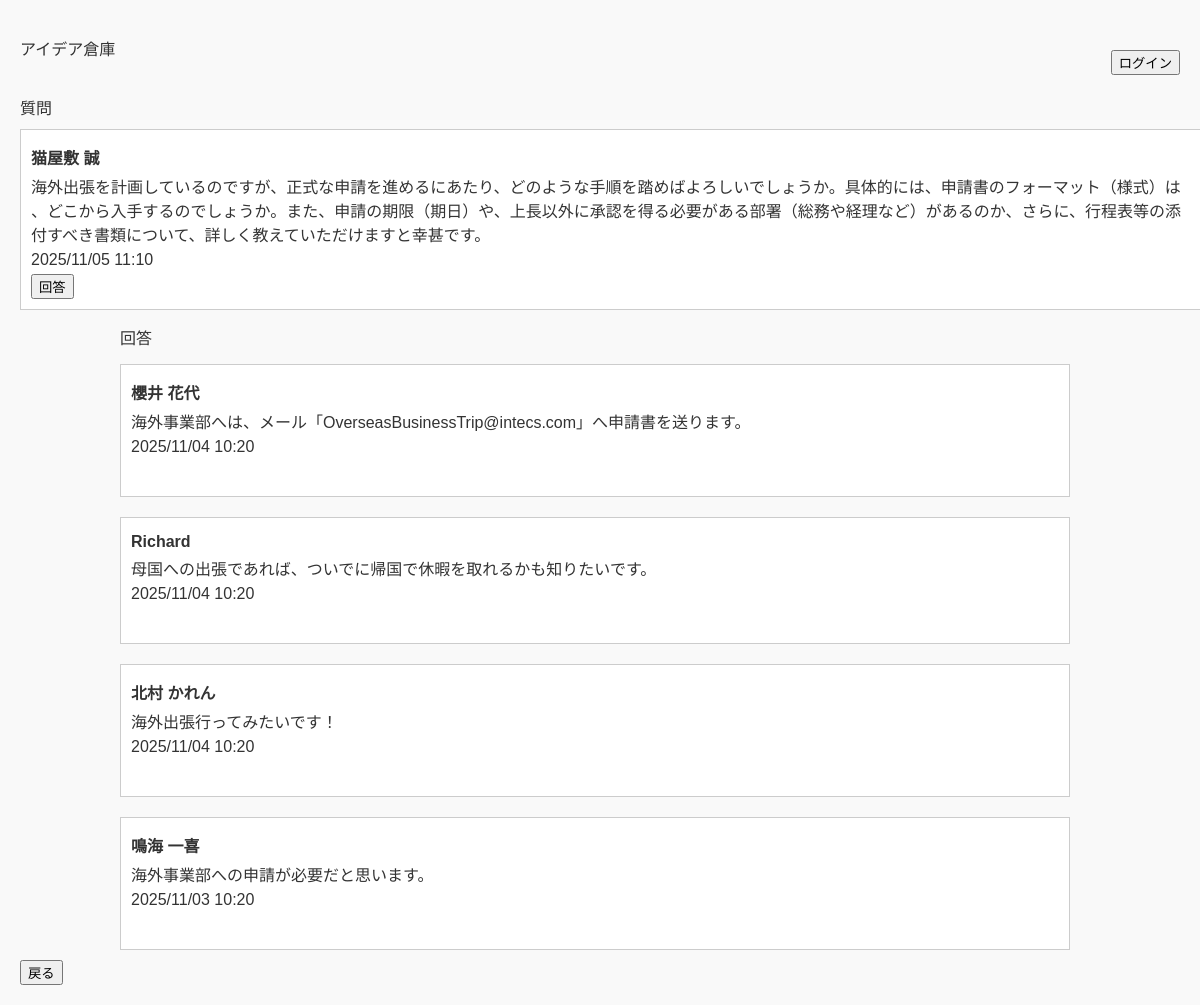
The app's page /pages/detail.php?id=2 with its own data.
### tables this page shows
create table question(
    id int auto_increment primary key,
    userId int not null,
    question varchar(256) not null,
    date DATETIME not null,
    deleteFlg TINYINT(1) not null,
    FOREIGN KEY(userId) REFERENCES user(id)
);

create table user(
    id int auto_increment primary key,
    loginId varchar(10) not null UNIQUE,
    CHECK (CHAR_LENGTH(loginId) >= 8),
    password varchar(20) not null UNIQUE,
    CHECK (CHAR_LENGTH(password) >= 6),
    name varchar(10) not null
);

create table answer(
    id bigint auto_increment primary key,
    questionId int not null,
    userId int not null,
    answer varchar(256) not null,
    date DATETIME not null,
    deleteFlg TINYINT(1) not null,
    FOREIGN KEY(questionId) REFERENCES question(id),
    FOREIGN KEY(userId) REFERENCES user(id)
);

### pages/detail.php (the view, shortened to what this page needs)
<?php session_start();
require '../assets/header.php';
require '../db/connect.php';
?>
    <div class="header">
    <a href="questions.php" name="left-area">アイデア倉庫</a>
    <?php
    echo '<div class="right-area">';
    echo '<form action="../index.php" method="post">';
    if(isset($_SESSION['user'])){
    echo '<input type="submit" value="ログアウト">';
    } else {
    echo '<input type="submit" value="ログイン">';
    }
    echo '</form>';
    echo '</div>';
    echo '</div>';
    ?>
    <?php
    $questionId = $_GET['id'];
    if (isset($pdo) ?? $pdo instanceof PDO) {
    $stmt= $pdo->prepare('SELECT question.id, question.userId, question.question, question.date, question.deleteflg,
    user.name FROM question INNER JOIN user ON question.userId = user.id WHERE question.id=? AND question.deleteflg=0;');
    $stmt->execute([$questionId]);
    $question = $stmt->fetch(PDO::FETCH_ASSOC);
    if (isset($question['id']) && $question['deleteflg'] == 0) {
    echo '<p>質問</p>';
    echo '<div class="box">';
    echo '<p>' ,'<strong>', htmlspecialchars($question['name']) ,'</strong>', '</p>';
    echo '<p>' , htmlspecialchars($question['question']) , '</p>';
    echo '<p>' , date('Y/m/d H:i', strtotime($question['date'])) , '</p>';
    $questionId = $question['id'];
    echo '<form action="answer.php" method="get">';
    echo '<input type="submit" value="回答">';
    echo '</form>';
    echo '</div>';
    ?>
    <?php
    $stmt= $pdo->prepare('SELECT answer.userId, answer.id, answer.questionId, answer.answer, answer.date, user.name FROM answer INNER JOIN user ON answer.userId = user.id WHERE questionId = ? AND answer.deleteflg = 0 ORDER BY answer.date DESC');
    $stmt->execute([$questionId]);
    $answers = $stmt->fetchall(PDO::FETCH_ASSOC);
    echo '<div class="container">';
    echo '<p>回答</p>';
    foreach ($answers as $answer) {
    echo '<div class="box answer">';
    echo '<p>', '<strong>', htmlspecialchars($answer['name']),'</strong>' ,'</p>';
    echo '<p>
    ', htmlspecialchars($answer['answer']), '</p>';
    echo '<p>', date('Y/m/d H:i',strtotime($answer['date'])), '</p>';
    echo '</div>';
    }
    echo '</div>';
    } else {
    echo '質問を選択してください';
    }
    }
    ?>
    <form action="questions.php" method="get">
    <input type="submit" value="戻る">
    </form>
    <?php require "../assets/footer.php"?>

### assets/style.css (style rules this page uses)
body { font-family: sans-serif; background-color: #f9f9f9; margin: 20px; color: #333; max-width: 1200px; }
.box { width: 100%; border: 1px solid #ccc; padding: 10px; margin: 10px 0; background-color: #fff; word-break: break-all; overflow-wrap: break-word; white-space: normal; line-break: anywhere; hanging-punctuation: none; }
.answer { margin-left: 0px; }
p { margin: 5px 0; }
a, a:link, a:visited, a:hover, a:active { color: #333; text-decoration: none; }
form { width: 100%; }
.header { display: flex; flex-direction: row; justify-content: space-between; align-items: center; margin-bottom: 20px; width: 100%; box-sizing: border-box; }
.right-area { margin-top: 30px; display: flex; flex-direction: row; gap: 10px; align-items: center; }
.right-area form { display: inline-block; margin: 0; }
.container { width: 80%; display: flex; flex-direction: column; justify-content: center; margin-left: 100px; word-break: break-all; }

### records on screen
question: userId.name "猫屋敷 誠", question "海外出張を計画しているのですが、正式な申請を進めるにあたり、どのような手順を踏めばよろしいでしょうか。具体的には、申請書のフォーマット（様式）は、どこから入手するのでしょうか。また、申請の期限（期日）や、上長以外に承認を得る必要がある部署（総務や経理など）があるのか、さらに、行程表等の添付すべき書類について、詳しく教えていただけますと幸甚です。", date "2025/11/05 11:10"
answer: userId.name "櫻井 花代", answer "海外事業部へは、メール「OverseasBusinessTrip@intecs.com」へ申請書を送ります。", date "2025/11/04 10:20"
answer: userId.name "Richard", answer "母国への出張であれば、ついでに帰国で休暇を取れるかも知りたいです。", date "2025/11/04 10:20"
answer: userId.name "北村 かれん", answer "海外出張行ってみたいです！", date "2025/11/04 10:20"
answer: userId.name "鳴海 一喜", answer "海外事業部への申請が必要だと思います。", date "2025/11/03 10:20"
